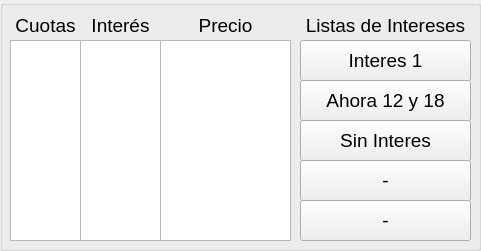
   <widget class="QGroupBox" name="groupBox_3">
    <property name="geometry">
     <rect>
      <x>380</x>
      <y>430</y>
      <width>481</width>
      <height>251</height>
     </rect>
    </property>
    <property name="font">
     <font>
      <pointsize>16</pointsize>
     </font>
    </property>
    <property name="title">
     <string/>
    </property>
    <widget class="QListWidget" name="list_Cuotas">
     <property name="geometry">
      <rect>
       <x>10</x>
       <y>40</y>
       <width>71</width>
       <height>201</height>
      </rect>
     </property>
     <property name="font">
      <font>
       <pointsize>14</pointsize>
      </font>
     </property>
    </widget>
    <widget class="QListWidget" name="list_Interes">
     <property name="geometry">
      <rect>
       <x>80</x>
       <y>40</y>
       <width>81</width>
       <height>201</height>
      </rect>
     </property>
     <property name="font">
      <font>
       <pointsize>14</pointsize>
      </font>
     </property>
     <property name="toolTip">
      <string>&lt;html&gt;&lt;head/&gt;&lt;body&gt;&lt;p&gt;Doble clic y editamos su interés (Ajusta el Precio automáticamente)&lt;/p&gt;&lt;/body&gt;&lt;/html&gt;</string>
     </property>
    </widget>
    <widget class="QListWidget" name="list_Pcio_Ctas">
     <property name="geometry">
      <rect>
       <x>160</x>
       <y>40</y>
       <width>131</width>
       <height>201</height>
      </rect>
     </property>
     <property name="font">
      <font>
       <pointsize>14</pointsize>
      </font>
     </property>
     <property name="toolTip">
      <string>&lt;html&gt;&lt;head/&gt;&lt;body&gt;&lt;p&gt;Doble clic y editamos el precio (Ajusta el interés automáticamente)&lt;/p&gt;&lt;/body&gt;&lt;/html&gt;</string>
     </property>
     <property name="autoScroll">
      <bool>false</bool>
     </property>
    </widget>
    <widget class="QPushButton" name="push_Int1">
     <property name="geometry">
      <rect>
       <x>300</x>
       <y>40</y>
       <width>171</width>
       <height>41</height>
      </rect>
     </property>
     <property name="font">
      <font>
       <pointsize>14</pointsize>
      </font>
     </property>
     <property name="text">
      <string>Interes 1</string>
     </property>
     <property name="autoDefault">
      <bool>false</bool>
     </property>
    </widget>
    <widget class="QPushButton" name="push_Int2">
     <property name="geometry">
      <rect>
       <x>300</x>
       <y>80</y>
       <width>171</width>
       <height>41</height>
      </rect>
     </property>
     <property name="font">
      <font>
       <pointsize>14</pointsize>
      </font>
     </property>
     <property name="text">
      <string>Ahora 12 y 18</string>
     </property>
     <property name="autoDefault">
      <bool>false</bool>
     </property>
    </widget>
    <widget class="QPushButton" name="push_Int3">
     <property name="geometry">
      <rect>
       <x>300</x>
       <y>120</y>
       <width>171</width>
       <height>41</height>
      </rect>
     </property>
     <property name="font">
      <font>
       <pointsize>14</pointsize>
      </font>
     </property>
     <property name="text">
      <string>Sin Interes</string>
     </property>
     <property name="autoDefault">
      <bool>false</bool>
     </property>
    </widget>
    <widget class="QPushButton" name="push_Int4">
     <property name="geometry">
      <rect>
       <x>300</x>
       <y>160</y>
       <width>171</width>
       <height>41</height>
      </rect>
     </property>
     <property name="font">
      <font>
       <pointsize>14</pointsize>
      </font>
     </property>
     <property name="text">
      <string>-</string>
     </property>
     <property name="autoDefault">
      <bool>false</bool>
     </property>
    </widget>
    <widget class="QPushButton" name="push_Int5">
     <property name="geometry">
      <rect>
       <x>300</x>
       <y>200</y>
       <width>171</width>
       <height>41</height>
      </rect>
     </property>
     <property name="font">
      <font>
       <pointsize>14</pointsize>
      </font>
     </property>
     <property name="text">
      <string>-</string>
     </property>
     <property name="autoDefault">
      <bool>false</bool>
     </property>
    </widget>
    <widget class="QLabel" name="label_24">
     <property name="geometry">
      <rect>
       <x>300</x>
       <y>10</y>
       <width>171</width>
       <height>31</height>
      </rect>
     </property>
     <property name="font">
      <font>
       <family>MS Shell Dlg 2</family>
       <pointsize>14</pointsize>
       <weight>50</weight>
       <italic>false</italic>
       <bold>false</bold>
      </font>
     </property>
     <property name="text">
      <string>Listas de Intereses</string>
     </property>
     <property name="alignment">
      <set>Qt::AlignCenter</set>
     </property>
    </widget>
    <widget class="QLabel" name="label_22">
     <property name="geometry">
      <rect>
       <x>80</x>
       <y>10</y>
       <width>81</width>
       <height>31</height>
      </rect>
     </property>
     <property name="font">
      <font>
       <family>MS Shell Dlg 2</family>
       <pointsize>14</pointsize>
       <weight>50</weight>
       <italic>false</italic>
       <bold>false</bold>
      </font>
     </property>
     <property name="text">
      <string>Interés</string>
     </property>
     <property name="alignment">
      <set>Qt::AlignCenter</set>
     </property>
    </widget>
    <widget class="QLabel" name="label_23">
     <property name="geometry">
      <rect>
       <x>160</x>
       <y>10</y>
       <width>131</width>
       <height>31</height>
      </rect>
     </property>
     <property name="font">
      <font>
       <family>MS Shell Dlg 2</family>
       <pointsize>14</pointsize>
       <weight>50</weight>
       <italic>false</italic>
       <bold>false</bold>
      </font>
     </property>
     <property name="text">
      <string>Precio</string>
     </property>
     <property name="alignment">
      <set>Qt::AlignCenter</set>
     </property>
    </widget>
    <widget class="QLabel" name="label_21">
     <property name="geometry">
      <rect>
       <x>10</x>
       <y>10</y>
       <width>71</width>
       <height>31</height>
      </rect>
     </property>
     <property name="font">
      <font>
       <family>MS Shell Dlg 2</family>
       <pointsize>14</pointsize>
       <weight>50</weight>
       <italic>false</italic>
       <bold>false</bold>
      </font>
     </property>
     <property name="text">
      <string>Cuotas</string>
     </property>
     <property name="alignment">
      <set>Qt::AlignCenter</set>
     </property>
    </widget>
    <zorder>list_Cuotas</zorder>
    <zorder>list_Interes</zorder>
    <zorder>list_Pcio_Ctas</zorder>
    <zorder>push_Int2</zorder>
    <zorder>push_Int3</zorder>
    <zorder>push_Int4</zorder>
    <zorder>push_Int5</zorder>
    <zorder>push_Int1</zorder>
    <zorder>label_24</zorder>
    <zorder>label_22</zorder>
    <zorder>label_23</zorder>
    <zorder>label_21</zorder>
   </widget>
